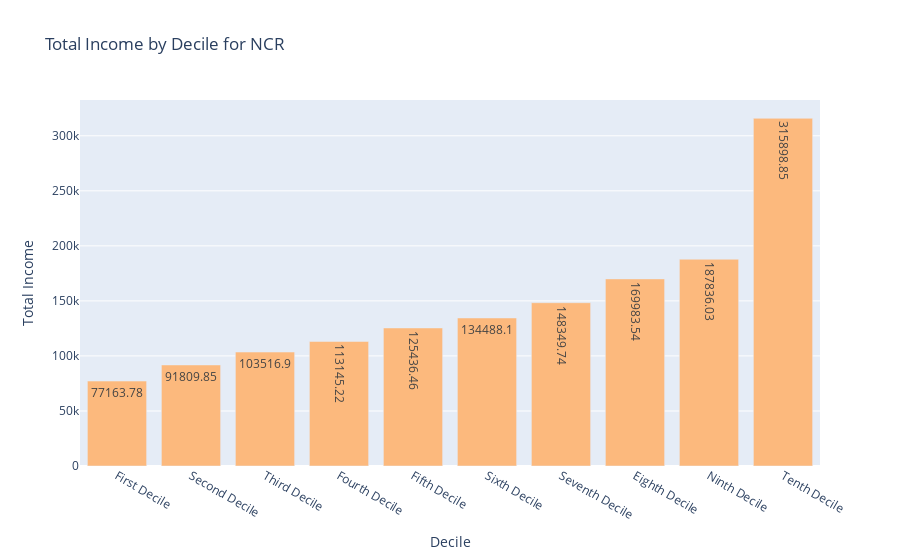

Notebook cell for this chart:
### Code cell
viz2b_TotalIncome(df2,'NCR')

### Figure 1 — Plotly figure (JSON) as saved in the notebook; plotly's stock layout.template omitted (floating-point values rounded to 4 significant figures)
{"data": [{"alignmentgroup": "True", "hovertemplate": "Decile=%{x}<br>Total Income=%{text}<extra></extra>", "legendgroup": "", "marker": {"color": "#fcb97d", "pattern": {"shape": ""}}, "name": "", "offsetgroup": "", "orientation": "v", "showlegend": false, "text": [77160.0, 91810.0, 103500.0, 113100.0, 125400.0, 134500.0, 148300.0, 170000.0, 187800.0, 315900.0], "textposition": "auto", "x": ["First Decile", "Second Decile", "Third Decile", "Fourth Decile", "Fifth Decile", "Sixth Decile", "Seventh Decile", "Eighth Decile", "Ninth Decile", "Tenth Decile"], "xaxis": "x", "y": [77160.0, 91810.0, 103500.0, 113100.0, 125400.0, 134500.0, 148300.0, 170000.0, 187800.0, 315900.0], "yaxis": "y", "type": "bar"}], "layout": {"xaxis": {"anchor": "y", "domain": [0.0, 1.0], "title": {"text": "Decile"}}, "yaxis": {"anchor": "x", "domain": [0.0, 1.0], "title": {"text": "Total Income"}}, "legend": {"tracegroupgap": 0}, "title": {"text": "Total Income by Decile for NCR"}, "barmode": "relative"}}
